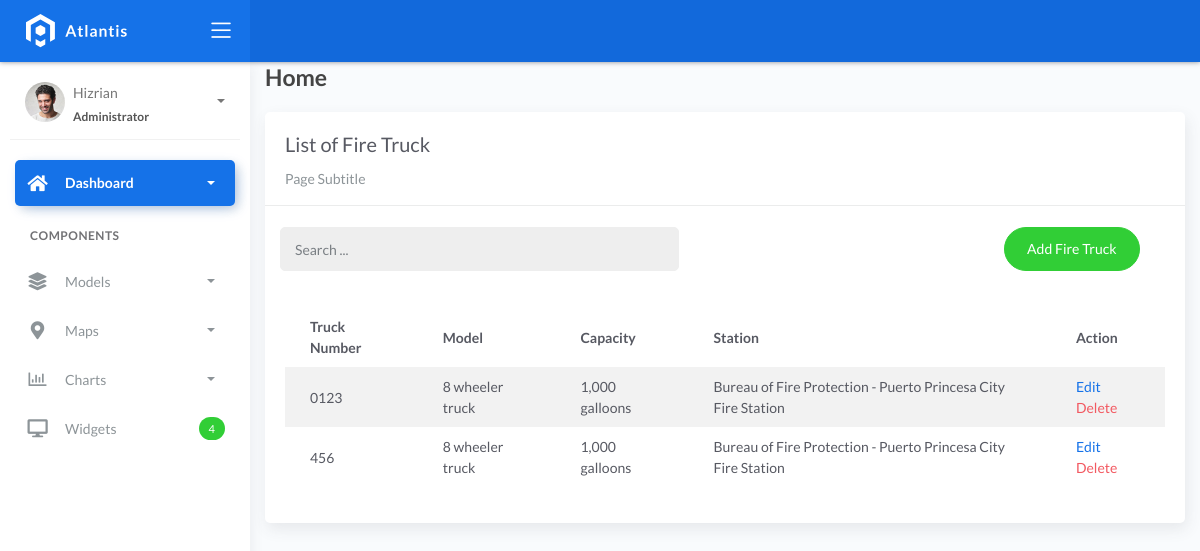
Page /firetruck_list on the committed database.
### fire/models.py (models this page shows)
class BaseModel(models.Model):
    created_at = models.DateTimeField(auto_now_add=True, db_index=True)
    updated_at = models.DateTimeField(auto_now=True)
    class Meta:
        abstract = True

class FireTruck(BaseModel):
    truck_number = models.CharField(max_length=150)
    model = models.CharField(max_length=150)
    capacity = models.CharField(max_length=150)  # water
    station = models.ForeignKey(FireStation, on_delete=models.CASCADE)

class FireStation(BaseModel):
    name = models.CharField(max_length=150)
    latitude = models.DecimalField(
        max_digits=22, decimal_places=16, null=True, blank=True)
    longitude = models.DecimalField(
        max_digits=22, decimal_places=16, null=True, blank=True)
    address = models.CharField(max_length=150)
    city = models.CharField(max_length=150)  # can be in separate table
    country = models.CharField(max_length=150)  # can be in separate table
    def __str__(self):
	    return self.name

### fire/views.py (the view)
# urls.py: path('firetruck_list', FireTruckList.as_view(), name='firetruck-list'),
class FireTruckList(ListView):
    model = FireTruck
    context_object_name = 'firetruck'
    template_name = 'firetruck_list.html'
    paginate_by = 5
    def get_queryset(self, *args, **kwargs):
        qs = super(FireTruckList, self).get_queryset(*args, **kwargs)
        if self.request.GET.get("q") != None:
            query = self.request.GET.get('q')
            qs = qs.filter(Q(name__icontains=query) |
                        Q(description__icontains=query))
        return qs

### templates/firetruck_list.html (shortened to what this page needs)
{% extends 'base.html' %} {% load static %} {% block content %}
<div class="content">
    <div class="container-fluid">
        <h4 class="page-title">Home</h4>
        <div class="row">
            <div class="col-md-12">
                <div class="card">
                    <div class="card-header">
                        <div class="card-title">List of Fire Truck</div>
                        <div class="card-category">Page Subtitle</div>
                    </div>
                    <br />
                        <div class="col-md-12 row">
                            <div class="col-md-6">
                                <form class="navbar-left navbar-form nav-search mr-md-3" action=" { % url 'firetruck-list % } ">
                                    <div class="input-group">
                                        <input type="text" placeholder="Search ..." class="form-control" name="q" />
                                        <div class="input-group-append">
                                        <span class="input-group-text">
                                        </span>
                                    </div>
                                </div>
                            </form>
                        </div>
                        <div class="col-md-6">
                            <div class="pull-right">
                                <a href="{% url 'firetruck-add' %}" class="btn btn-success btn-rounded">Add
                                Fire Truck</a>
                            </div>
                        </div>
                    </div>
                    <div class="card-body">
                        <table class="table table-striped mt-3">
                            <thead>
                                <tr>
                                    <th scope="col">Truck Number</th>
                                    <th scope="col">Model</th>
                                    <th scope="col">Capacity</th>
                                    <th scope="col">Station</th>
                                    <th scope="col">Action</th>
                                </tr>
                            </thead>
                            <tbody>
                                {% for object in object_list %}
                                <tr>
                                    <td>{{ object.truck_number }}</td>
                                    <td>{{ object.model }}</td>
                                    <td>{{ object.capacity }}</td>
                                    <td>{{ object.station }}</td>
                                    <td>
                                        <a href="firetruck_list/{{ object.id }}">Edit</a>
                                        <a href="firetruck_list/{{ object.id }}/delete" class="text-danger">Delete</a>
                                    </td>
                                    </tr>
                                {% endfor %}
                            </tbody>
                        </table>
                    </div>
                </div>
            </div>
        </div>
    </div>
</div>
{% endblock %}

### rows in the picture
FireTruck: truck_number "0123", model "8 wheeler truck", capacity "1,000 galloons", station "Bureau of Fire Protection - Puerto Princesa City Fire Station"
FireTruck: truck_number "456", model "8 wheeler truck", capacity "1,000 galloons", station "Bureau of Fire Protection - Puerto Princesa City Fire Station"
